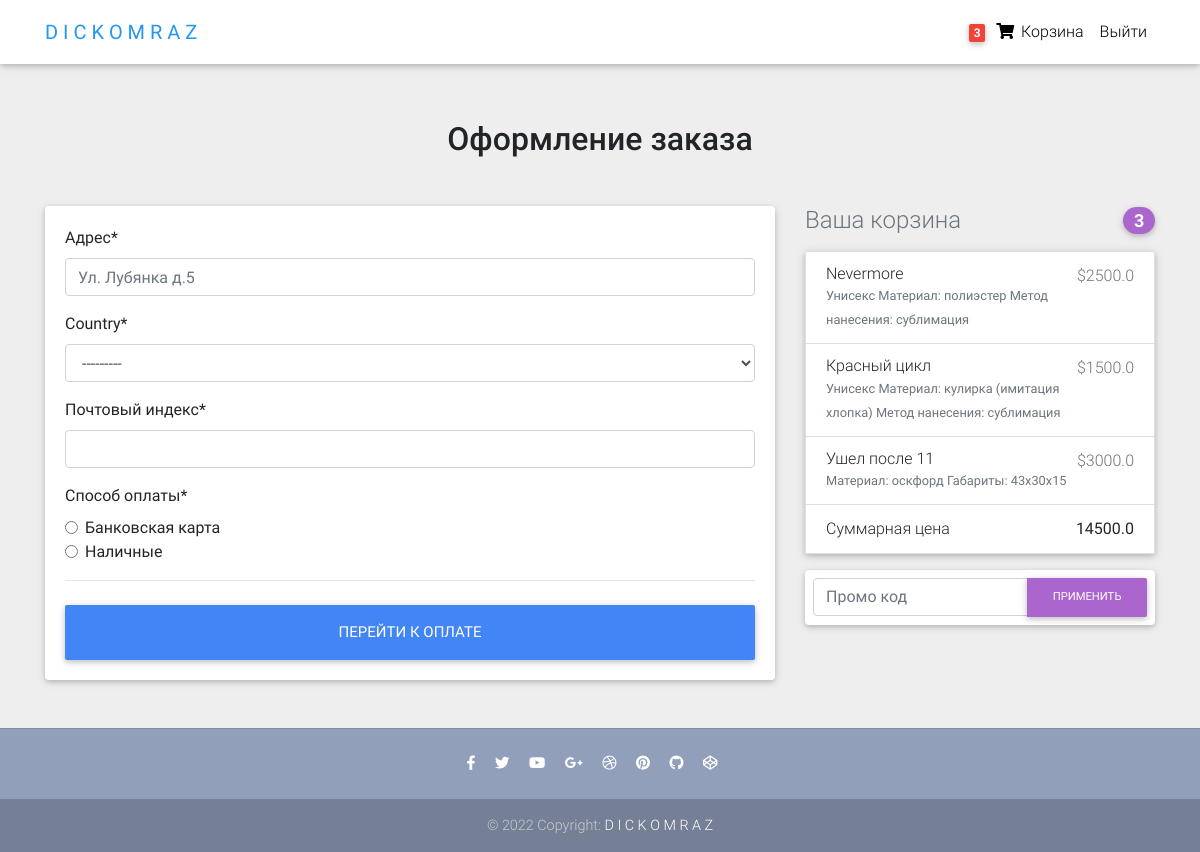
Page /checkout/ (signed in) on the committed database.
### core/models.py (models this page shows, shortened)
class Order(models.Model):
    user = models.ForeignKey(settings.AUTH_USER_MODEL, on_delete=models.CASCADE)
    items = models.ManyToManyField(OrderItem)
    start_date = models.DateTimeField(auto_now_add=True)
    ordered_date = models.DateTimeField()
    ordered = models.BooleanField(default=False)
    address = models.ForeignKey('Address', on_delete=models.SET_NULL, blank=True, null=True)
    def get_total(self):
        total = 0
        for item in self.items.all():
            total += item.get_final_price()
        return total

class OrderItem(models.Model):
    user = models.ForeignKey(settings.AUTH_USER_MODEL, on_delete=models.CASCADE)
    ordered = models.BooleanField(default=False)
    item = models.ForeignKey(Item, on_delete=models.CASCADE)
    quantity = models.PositiveIntegerField(default=1)
    def get_total_item_price(self):
        return self.item.price * self.quantity
    def get_total_discount_item_price(self):
        return self.item.discount_price * self.quantity
    def get_final_price(self):
        if self.item.discount_price:
            return self.get_total_discount_item_price()
        return self.get_total_item_price()

class Item(models.Model):
    title = models.CharField(max_length=100)
    price = models.FloatField()
    discount_price = models.FloatField(blank=True, null=True)
    category = models.CharField(choices=CATEGORY_CHOICES, max_length=2)
    label = models.CharField(choices=LABEL_CHOICES, max_length=1)
    slug = models.SlugField()
    description = models.TextField()
    image = models.ImageField(blank=True, null=True)

### core/views.py (the view, shortened to what this page needs)
# urls.py: path('checkout/', CheckoutView.as_view(), name='checkout'),
class CheckoutView(View):
    def get(self, *args, **kwargs):
        form = CheckOutForm()
        order = Order.objects.get(user=self.request.user, ordered=False)
        context = {
            'form': form,
            'order': order
        }
        return render(self.request, 'checkout-page.html', context)

### core/forms.py
class CheckOutForm(forms.Form):
    street_address = forms.CharField(label='Адрес', widget=forms.TextInput(attrs={'placeholder': 'Ул. Лубянка д.5'}))
    country = CountryField(blank_label='select country').formfield()
    zip = forms.CharField(label='Почтовый индекс')
    payment_option = forms.ChoiceField(label='Способ оплаты', widget=forms.RadioSelect, choices=PAYMENT_CHOICES)

### core/templatetags/cart_template_tags.py (called while the page is built)
@register.filter
def cart_item_count(user):
    if user.is_authenticated:
        qs = Order.objects.filter(user=user, ordered=False)
        if qs.exists():
            return qs[0].items.count()
    return 0

### core/templates/checkout-page.html (shortened to what this page needs)
{% extends "base.html" %}
{% block content %}
{% load crispy_forms_tags %}
<body class="grey lighten-3">
  <main>
    <div class="container wow fadeIn">
      <h2 class="my-5 h2 text-center">Оформление заказа</h2>
      <div class="row">
        <div class="col-md-8 mb-4">
          <div class="card">
            <form method="POST" class="card-body md-5">
              {{ form|crispy }}
              <hr class="mb-4">
              <button class="btn btn-primary btn-lg btn-block" type="submit">Перейти к оплате</button>
            </form>
          </div>
        </div>
        <div class="col-md-4 mb-4">
          <h4 class="d-flex justify-content-between align-items-center mb-3">
            <span class="text-muted">Ваша корзина</span>
            <span class="badge badge-secondary badge-pill">{{ order.items.count }}</span>
          </h4>
          <ul class="list-group mb-3 z-depth-1">
            {% for order_item in order.items.all %}
            <li class="list-group-item d-flex justify-content-between lh-condensed">
              <div>
                <h6 class="my-0">{{ order_item.item.title }}</h6>
                <small class="text-muted">{{order_item.item.description}}</small>
              </div>
              {% if order_item.item.discount_price %}
              <span class="text-muted">${{ order_item.item.discount_price }}</span>
              {% else %}
              <span class="text-muted">${{ order_item.item.price }}</span>
              {% endif %}
            </li>
            {% endfor %}
            <li class="list-group-item d-flex justify-content-between">
              <span>Суммарная цена</span>
              <strong>{{ order.get_total }}</strong>
            </li>
          </ul>
          <form class="card p-2">
            <div class="input-group">
              <input type="text" class="form-control" placeholder="Промо код" aria-label="Recipient's username" aria-describedby="basic-addon2">
              <div class="input-group-append">
                <button class="btn btn-secondary btn-md waves-effect m-0" type="button">Применить</button>
              </div>
            </div>
          </form>
        </div>
      </div>
    </div>
  </main>
</body>
{% endblock content %}

### core/templates/navbar.html (shortened to what this page needs)
{% load cart_template_tags %}
  <nav class="navbar fixed-top navbar-expand-lg navbar-light white scrolling-navbar">
    <div class="container">
      <a class="navbar-brand waves-effect" href="/" target="_blank">
        <strong class="blue-text">D I C K O M R A Z</strong>
      </a>
      <div class="collapse navbar-collapse" id="navbarSupportedContent">
        <ul class="navbar-nav nav-flex-icons">
          {% if request.user.is_authenticated %}
          <li class="nav-item">
            <a href="{% url 'core:order-summary' %}" class="nav-link waves-effect">
              <span class="badge red z-depth-1 mr-1"> {{ request.user|cart_item_count }} </span>
              <i class="fas fa-shopping-cart"></i>
              <span class="clearfix d-none d-sm-inline-block"> Корзина </span>
            </a>
          </li>
          <li class="nav-item">
            <a class="nav-link waves-effect" href="{% url 'account_logout' %}">
              <span class="clearfix d-none d-sm-inline-block"> Выйти </span>
            </a>
          </li>
          {% endif %}
        </ul>
      </div>
    </div>
  </nav>

### core/templates/base.html (style rules this page uses)
html, body, header, .carousel { height: 60vh; }

### rows in the picture
Order: items.count "3", get_total "14500.0"
OrderItem: item "Nevermore", item.description "Унисекс Материал: полиэстер Метод нанесения: сублимация", item.price "2500.0"
OrderItem: item "Красный цикл", item.description "Унисекc Материал: кулирка (имитация хлопка) Метод нанесения: сублимация", item.price "1500.0"
OrderItem: item "Ушел после 11", item.description "Материал: оскфорд Габариты: 43х30х15", item.discount_price "3000.0"

### other values in the picture
{{ request.user|cart_item_count }} "3"
